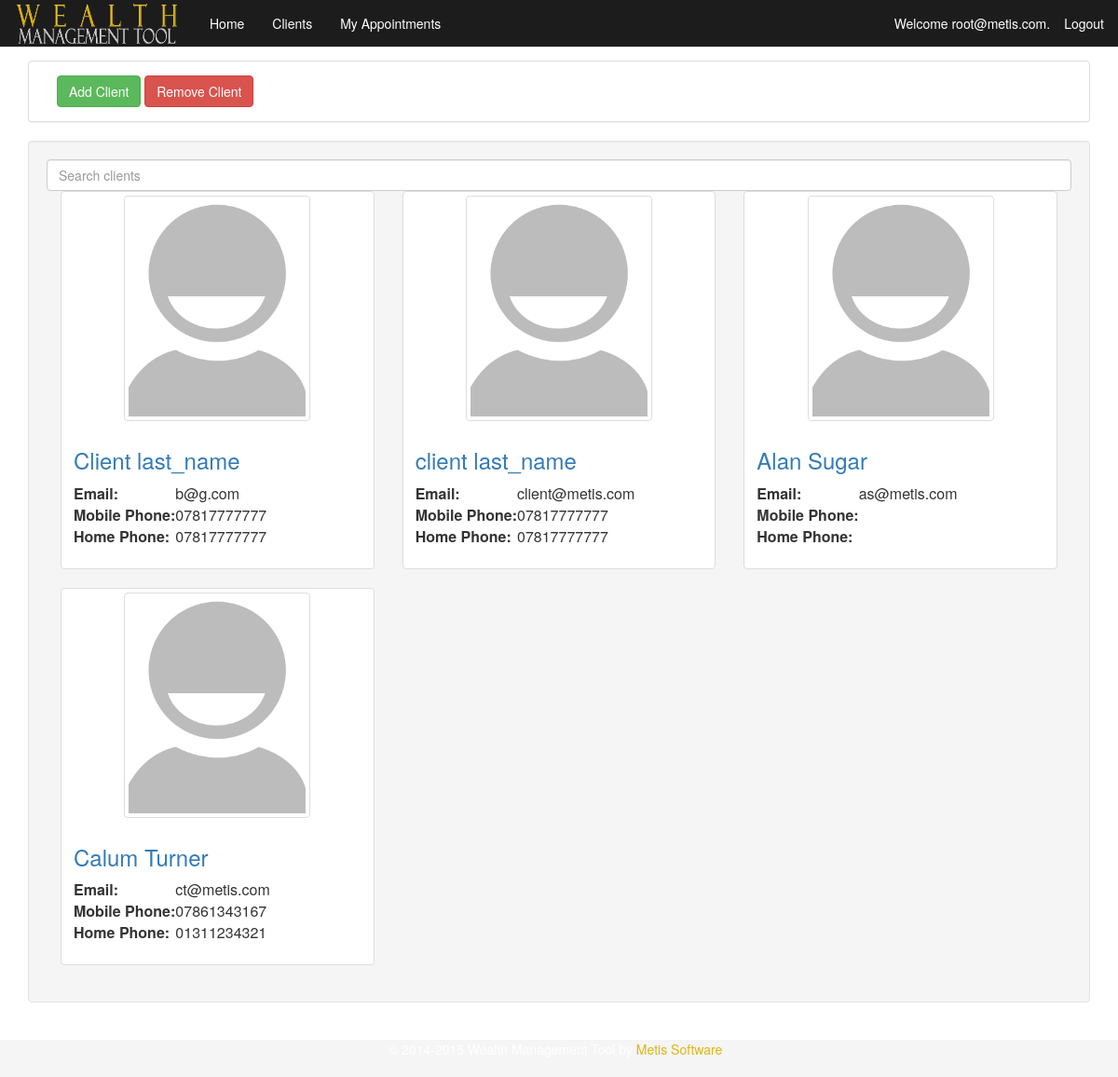
Screenshot of /clients/ (signed in) with the database file from the repository.
### wms/models.py (models this page shows, shortened)
class FA(AbstractBaseUser, PermissionsMixin):
    email = models.EmailField(max_length=64, unique=True)
    first_name = models.CharField(max_length=64, default="**DEFAULT**")
    surname = models.CharField(max_length=64, default="**DEFAULT**")
    dob = models.DateField(default="1990-01-01")
    ni_regex = RegexValidator(regex=r'^(?!BG)(?!GB)(?!NK)(?!KN)(?!TN)(?!NT)(?!ZZ)(?:[A-CEGHJ-PR-TW-Z][A-CEGHJ-NPR-TW-Z])(?:\s*\d\s*){6}([A-D]|\s)$', message="Must be in the format: 'AA999999A', restrictions to characters apply'")
    ni_number = models.CharField(
        max_length=9, validators=[ni_regex], primary_key=True)
    is_staff=models.BooleanField(default=False)
    is_admin=models.BooleanField(default=False)
    is_active=models.BooleanField(default=False)
    USERNAME_FIELD = 'email'
    REQUIRED_FIELDS = ['first_name', 'surname', 'dob', 'ni_number']
    objects = FAUserManager()

class Client(models.Model):
    first_name = models.CharField(max_length=64)
    surname = models.CharField(max_length=64)
    dob = models.DateField(default="1990-01-01")
    ni_regex = RegexValidator(regex=r'^(?!BG)(?!GB)(?!NK)(?!KN)(?!TN)(?!NT)(?!ZZ)(?:[A-CEGHJ-PR-TW-Z][A-CEGHJ-NPR-TW-Z])(?:\s*\d\s*){6}([A-D]|\s)$', message="Must be in the format: 'AA999999A', restrictions to characters apply'")
    ni_number = models.CharField(max_length=9, validators=[ni_regex], primary_key=True)
    email = models.EmailField(max_length=64)
    phone_regex = RegexValidator(
        regex=r'^\+?1?\d{9,15}$',
        message="Not a valid phone number. Up to 9 digits allowed.")
    middle_name = models.CharField(max_length=64, null=True)
    home_phone = models.CharField(
        max_length=11, validators=[phone_regex], blank=True
    )
    mob_phone = models.CharField(
        max_length=11, validators=[phone_regex], blank=True
    )
    cash = models.DecimalField(max_digits=20, decimal_places=2)
    fa = models.ForeignKey(FA)
    twitter_username = models.CharField(validators=[RegexValidator(
                                                    regex="^(\w){1,15}$",
                                                    message="Not a valid username,please remove @ and max of 15 cahracters"
                                                    )],
                                        blank=True, max_length= 15)
    twitter_widget_id = models.CharField(max_length=18, blank=True,
                                         validators=[RegexValidator(
                                             regex='[\d]{18}',
                                             message="Not a valid Twitter widget id. must be 18 digits"
                                         )])
    def __str__(self):
        return self.surname + " - " + self.ni_number

### wms/views.py (the view)
# urls.py: url(r'^clients/', 'print_clients', name='print_clients'),
@login_required
def print_clients(request):
    current_user = request.user
    client_list = Client.objects.filter(fa__ni_number=current_user.ni_number)
    print(client_list)
    return render_to_response('wms/clients.html', {'client_list': client_list}, context_instance=RequestContext(request))

### wms/templates/wms/clients.html (shortened to what this page needs)
{% extends "wms/base_boot.html" %}
{% load staticfiles %}
{% block content %}
    <div class="panel panel-default col-md-12 col-sm-12 ">
        <div class="panel-body col-md-12">
            <a class="btn btn-success" href="/wmt/new_client.html" role="button">Add Client</a>
            <a class = "btn btn-danger" href="#RemoveClient" role="button">Remove Client</a>
        </div>
    </div>
    <div class="well col-md-12 col-sm-12">
    {% if client_list %}
    <div id="users">
        <input class="search form-control " placeholder="Search clients">
        <ul class="list-unstyled list">
        {% for client in client_list %}
        <li>
            <div class="col-sm-6 col-md-4">
                <div class="thumbnail">
                    <a  href="/wmt/client_details/?client={{client.ni_number}}"><img src="{% static 'wms/images/person-placeholder.png'  %}" class="img-responsive img-thumbnail" style="max-width: 200px"></a>
                    <div class="caption">
                        <h3 class="name"><a href="/wmt/client_details/?client={{client.ni_number}}">{{client.first_name}} {{client.surname}}</a></h3>
                        <p>
                            <table>
                            <tr>
                                <td><strong>Email: </strong></td>
                                <td class="email">{{client.email}}</td>
                            </tr>
                            <tr>
                                <td><strong>Mobile Phone: </strong></td>
                                <td class="home_phone">{{client.mob_phone}}</td>
                            </tr>
                            <tr>
                                <td><strong>Home Phone: </strong></td>
                                <td class="mob_phone">{{client.home_phone}}</td>
                            </tr>
                            </table>
                        </p>
                    </div>
                    </div>
                </div>
            </li>
        {%endfor%}
        </ul>
    </div>
    {% else %}
    <p>No client data</p>
    {% endif %}
    </div>
    </div>
    {%  endblock %}

### wms/templates/wms/base_boot.html (shortened to what this page needs)
{% load staticfiles %}
<html>
    <head>
        <link rel="stylesheet" type="text/css" href="{% static 'wms/css/style-bootstrap.css' %}" />
        <link href="{% static "wms/css/bootstrap.css" %}" rel="stylesheet">
        <link href="{% static "wms/css/magnific-popup.css" %}" rel="stylesheet" type="text/css">
        <link rel="stylesheet" type="text/css" href="{% static "wms/css/jquery.fancybox.css" %}" media="screen" />
        <link href="{% static "wms/css/bootstrap-sticky-footer.css" %}" rel="stylesheet">
    </head>
    <body >
        <nav class="navbar navbar-default navbar-fixed-top" id="home">
            <div class="container-fluid">
                <div class="navbar-header">
                    <a href="/wmt/" class="navbar-brand">
                        <img src="{% static "wms/images/logo.png" %}" alt="Wealth Management Tool" height="54" width="180" style="margin-top: -15px;" /></a>
                </div>
                <div id="navbar" class="navbar-collapse collapse">
                    <ul class="nav navbar-nav">
                        <li><a id="home" href="/wmt/">Home</a></li>
                        <li><a id="clients" href="/wmt/clients/">Clients</a></li>
                        <li><a id="appointments" href="/wmt/appointments/">My Appointments</a></li>
                    </ul>
                    <ul class="nav navbar-nav navbar-right">
                        {% if user.is_authenticated %}
                        <li class="text-center" style="padding-top: 15px;padding-bottom: 15px;">Welcome {{ user.email }}.</li>
                        <li ><a href="/wmt/logout">Logout</a>
                        </li>
                        {% endif %}
                    </ul>
                </div>
            </div>
        </nav>
        <div class="container" style="overflow-x: hidden">
            {% block content %}
            {% endblock %}
        <footer class="footer">
            <div class="container">
                <p class="text-center" style="color:#FFFFFF;">© 2014-2015 Wealth Management Tool by  <a style="color:#dfb511;"href="http://www.metissoftware.co.uk" target="_blank"> Metis Software </a>.</p>
            </div>
        </footer>
    </body>
</html>

### rows the page displays
FA: email "root@metis.com"
Client: first_name "Client", surname "last_name", email "b@g.com", mob_phone "07817777777", home_phone "07817777777"
Client: first_name "client", surname "last_name", email "client@metis.com", mob_phone "07817777777", home_phone "07817777777"
Client: first_name "Alan", surname "Sugar", email "as@metis.com"
Client: first_name "Calum", surname "Turner", email "ct@metis.com", mob_phone "07861343167", home_phone "01311234321"
